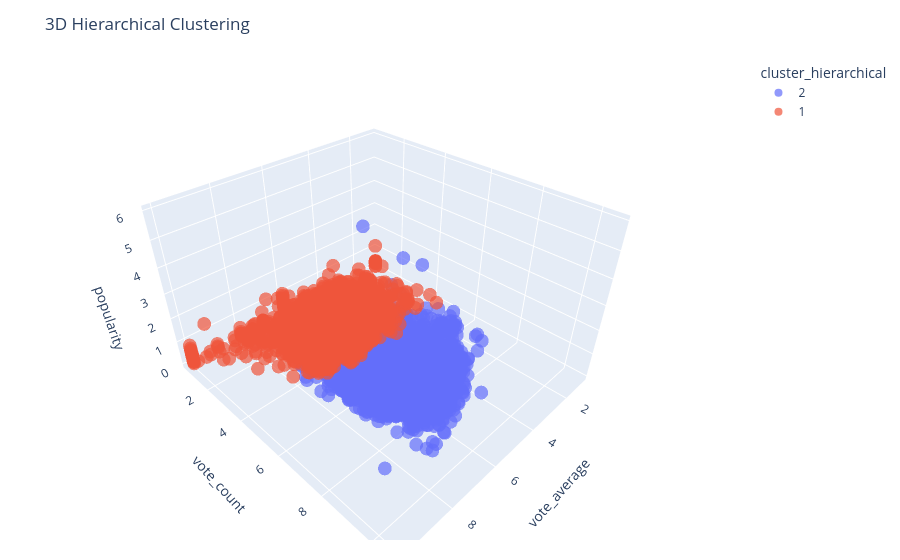

The code cell stored with this chart in its notebook:
### Code cell
hier_labels = fcluster(linkage_matrix, t=cut_height, criterion='distance')

data_clean['cluster_hierarchical'] = hier_labels.astype(str)

fig = px.scatter_3d(
    data_clean,
    x='vote_average',
    y='vote_count',
    z='popularity',
    color='cluster_hierarchical',
    title='3D Hierarchical Clustering',
    opacity=0.7
)

fig.update_layout(margin=dict(l=20, r=20, b=20, t=60))
fig.show()

sil_score = silhouette_score(X, hier_labels)
db_score = davies_bouldin_score(X, hier_labels)
dunn_score = dunn_index(X, hier_labels)
cal_score = calinski_harabasz_score(X, hier_labels)
print(f"Hierarchical Clustering Metrics:\n"
      f"Silhouette Score: {sil_score:.4f}\n"
      f"Davies-Bouldin Score: {db_score:.4f}\n"
      f"Dunn Index: {dunn_score:.4f}\n"
      f"Calinski-Harabasz Score: {cal_score:.4f}")

### Figure 1 — Plotly figure (JSON) as saved in the notebook; plotly's stock layout.template omitted (floating-point values rounded to 4 significant figures; data arrays with more than 128 entries replaced by an {"elided": "..."} marker saying what was removed)
{"data": [{"hovertemplate": "cluster_hierarchical=2<br>vote_average=%{x}<br>vote_count=%{y}<br>popularity=%{z}<extra></extra>", "legendgroup": "2", "marker": {"color": "#636efa", "opacity": 0.7, "symbol": "circle"}, "mode": "markers", "name": "2", "scene": "scene", "showlegend": true, "type": "scatter3d", "x": {"elided": "7153 float values"}, "y": {"elided": "7153 float values"}, "z": {"elided": "7153 float values"}}, {"hovertemplate": "cluster_hierarchical=1<br>vote_average=%{x}<br>vote_count=%{y}<br>popularity=%{z}<extra></extra>", "legendgroup": "1", "marker": {"color": "#EF553B", "opacity": 0.7, "symbol": "circle"}, "mode": "markers", "name": "1", "scene": "scene", "showlegend": true, "type": "scatter3d", "x": {"elided": "2800 float values"}, "y": {"elided": "2800 float values"}, "z": {"elided": "2800 float values"}}], "layout": {"legend": {"title": {"text": "cluster_hierarchical"}, "tracegroupgap": 0}, "margin": {"b": 20, "l": 20, "r": 20, "t": 60}, "scene": {"domain": {"x": [0, 1], "y": [0, 1]}, "xaxis": {"title": {"text": "vote_average"}}, "yaxis": {"title": {"text": "vote_count"}}, "zaxis": {"title": {"text": "popularity"}}}, "title": {"text": "3D Hierarchical Clustering"}}}
